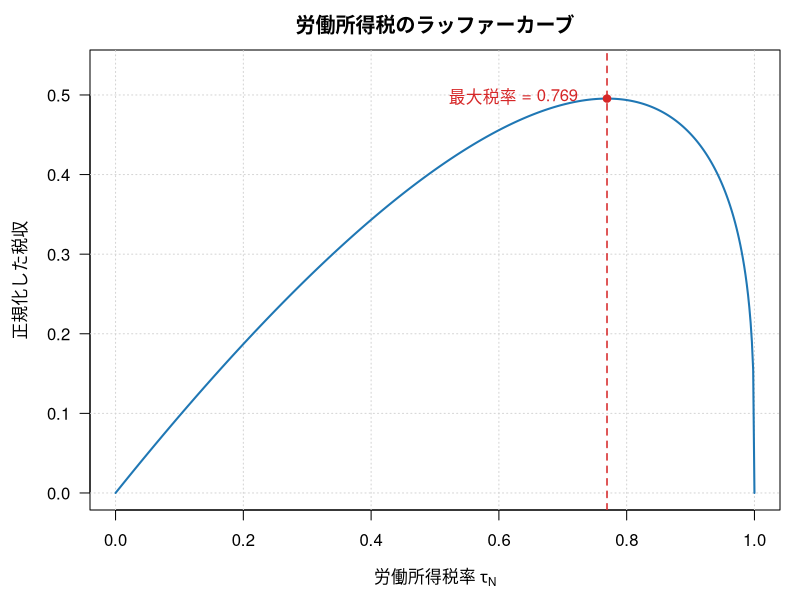

Generate this figure with R:
## ---- chunk 1
#| label: fig-laffer-curve
#| fig-cap: "労働所得税だけのラッファーカーブ"
#| fig-width: 6.5
#| fig-height: 4
#| echo: !expr knitr::is_html_output()
#| code-fold: true
#| code-summary: "Rコードを表示"

alpha <- 0.4
gamma <- 1
varphi <- 1

denom <- varphi + alpha + gamma * (1 - alpha)
vartheta <- (1 - alpha) / denom
tau_star <- 1 / (1 + vartheta)

tau <- seq(0, 1, length.out = 501)
tax_revenue <- tau * (1 - tau)^vartheta
tax_revenue_star <- tau_star * (1 - tau_star)^vartheta

op <- par(mar = c(4.5, 4.5, 2.5, 1), las = 1)
plot(
  tau, tax_revenue,
  type = "n",
  xlim = c(0, 1),
  ylim = c(0, max(tax_revenue) * 1.08),
  xlab = expression("労働所得税率 " * tau[N]),
  ylab = "正規化した税収",
  main = "労働所得税のラッファーカーブ"
)
grid()
lines(tau, tax_revenue, lwd = 2, col = "#1F77B4")
abline(v = tau_star, lty = 2, lwd = 1.5, col = "#D62728")
points(tau_star, tax_revenue_star, pch = 19, col = "#D62728")
text(
  tau_star - 0.03,
  tax_revenue_star,
  labels = sprintf("最大税率 = %.3f", tau_star),
  pos = 2,
  col = "#D62728"
)
par(op)
